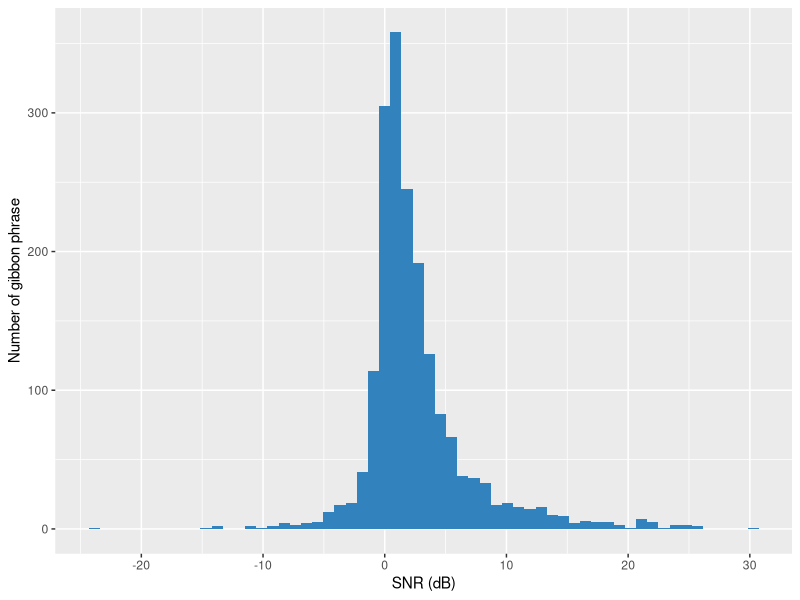
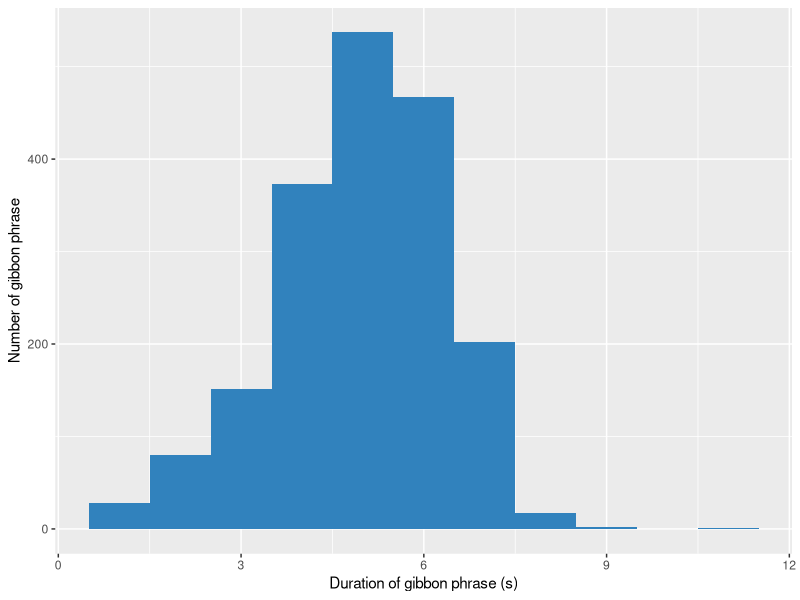
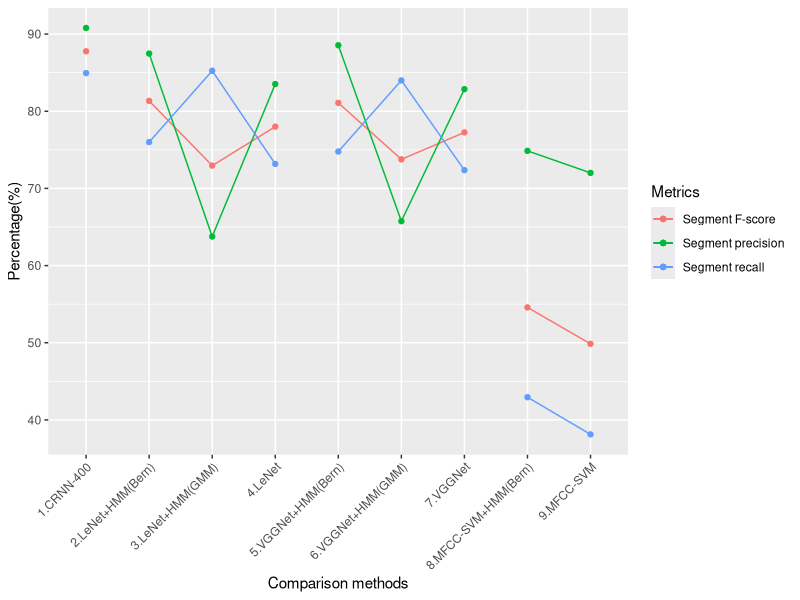
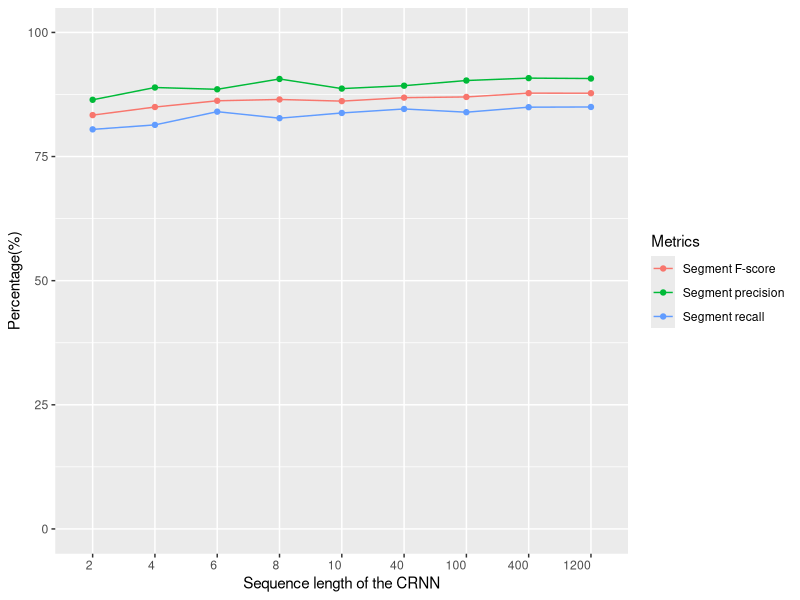
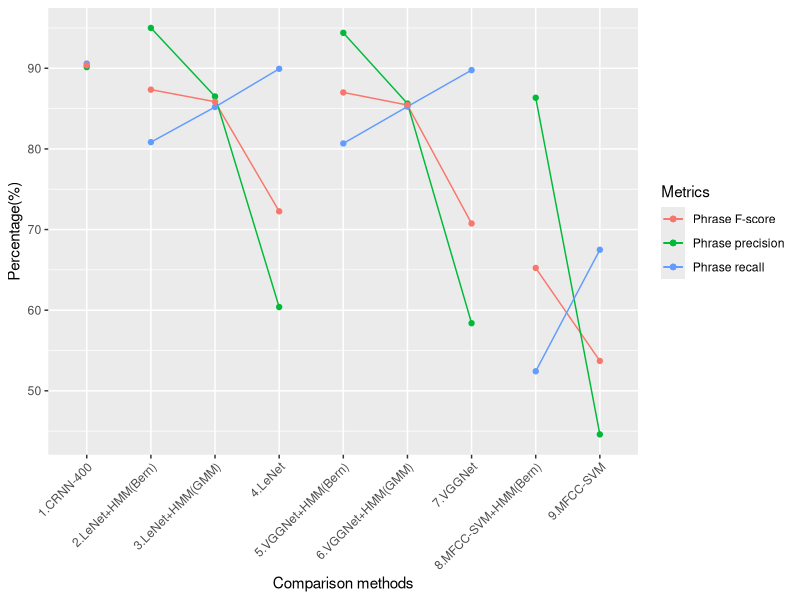
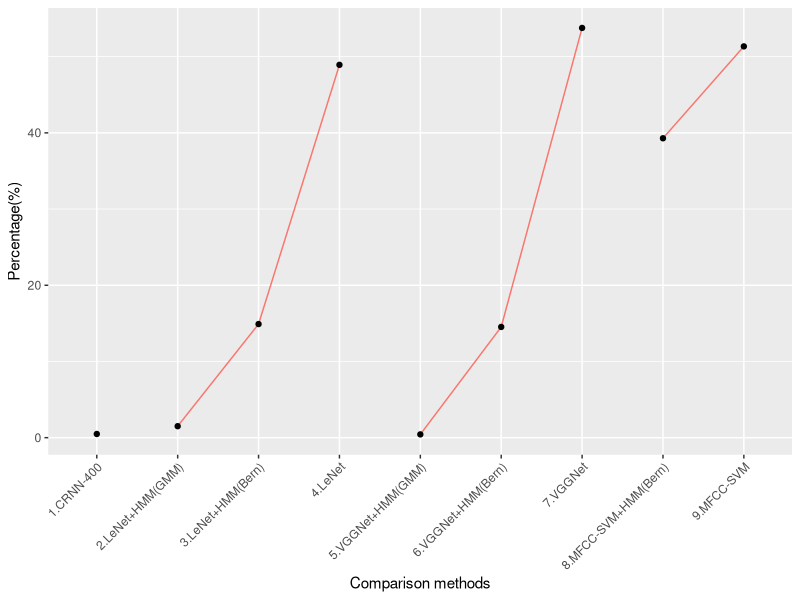
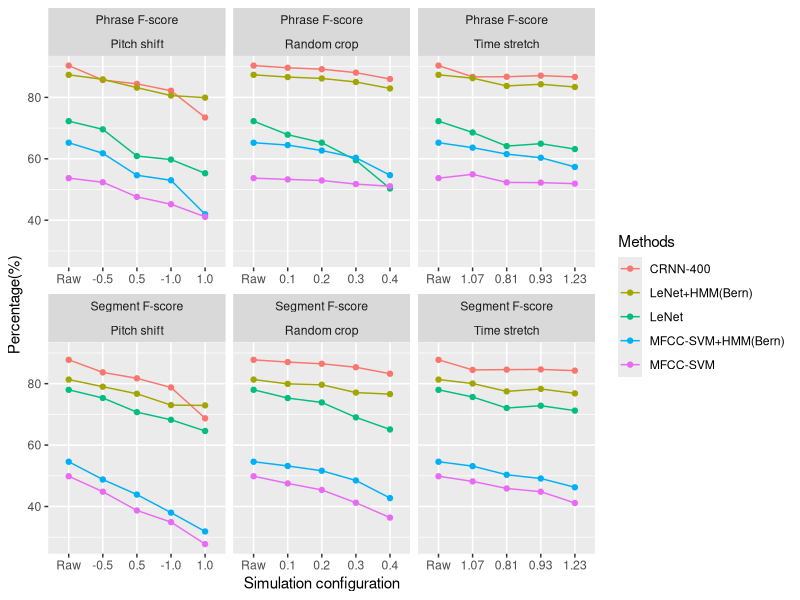
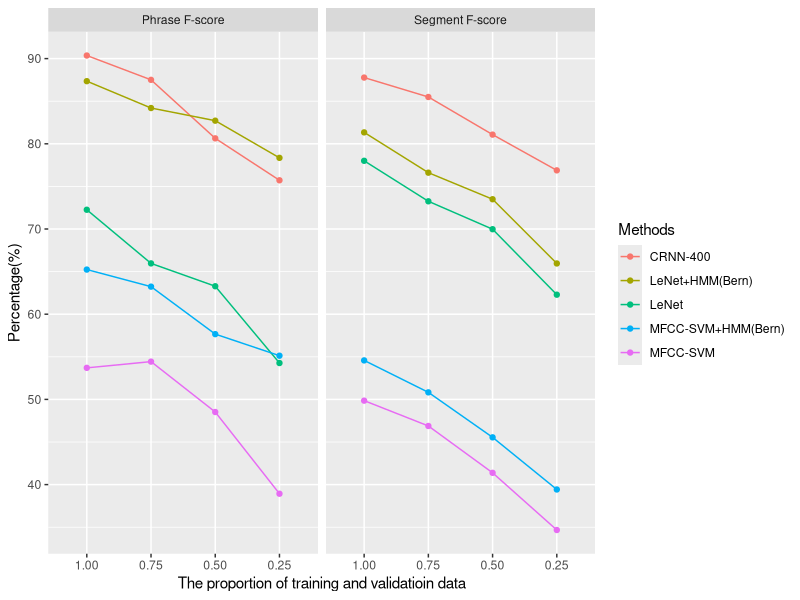

The R script that drew these images, in order:
# install.packages('cowplot')
library(ggplot2)
library(tidyr)
library(dplyr)
library(cowplot)

result_summary = read.csv('../result/result_summary.csv',  na.strings=c("","NA"), stringsAsFactors = F)
summary_col_name = names(result_summary)
summary_col_name[1] = 'method'
summary_col_name[2] = 'metrics'
names(result_summary) = summary_col_name 
# fix typo, have to make string as factor to fix typo
result_summary[result_summary == 'sgement recall'] = 'segment recall'
result_summary[result_summary == 'sgement F-score'] = 'segment F-score'

result_summary_long = gather(result_summary, result_type, value_set, -method, -metrics, na.rm = T)
result_summary = spread(result_summary_long, metrics, value_set)
write.csv(result_summary, '../result/result_summary_reformat.csv', row.names = F)

result_summary_unite = unite(result_summary_long, col = method, method, result_type)
result_summary_segment = subset(result_summary_unite, metrics == 'segment precision' 
                                     | metrics == 'segment recall' 
                                     | metrics == 'segment F-score')
result_summary_segment$value_set = as.numeric(result_summary_segment$value_set) * 100

result_summary_event = subset(result_summary_unite, metrics == 'event precision' 
                              | metrics == 'event recall' 
                              | metrics == 'event F-score')
result_summary_event$value_set = as.numeric(result_summary_event$value_set) * 100

result_summary_encounter = subset(result_summary_unite, metrics == 'encounter error rate')
result_summary_encounter$value_set = as.numeric(result_summary_encounter$value_set) * 100



##########################################################
#draw plot for segment result
pdf(file="results_segment.pdf",h=5,w=7)
#discrete x value need declare the group variable
p1 = ggplot(data = result_summary_segment, mapping = aes(x = method, y = value_set, colour = metrics, group = metrics))
p1 = p1 + geom_point(data = result_summary_segment[result_summary_segment['method'] == 'crnn400_threshold_result',], aes(x = method, y = value_set))

p1 = p1 + geom_line(data = result_summary_segment[result_summary_segment['method'] == 'lenet_hmm_bino_threshold_result'
                                                       | result_summary_segment['method'] == 'lenet_hmm_gmm_result'
                                                       | result_summary_segment['method'] == 'lenet_threshold_result',], aes(x = method, y = value_set))
p1 = p1 + geom_point(data = result_summary_segment[result_summary_segment['method'] == 'lenet_hmm_bino_threshold_result'
                                                        | result_summary_segment['method'] == 'lenet_hmm_gmm_result'
                                                        | result_summary_segment['method'] == 'lenet_threshold_result',], aes(x = method, y = value_set))

p1 = p1 + geom_line(data = result_summary_segment[result_summary_segment['method'] == 'vgg_hmm_bino_threshold_result'
                                                       | result_summary_segment['method'] == 'vgg_hmm_gmm_result'
                                                       | result_summary_segment['method'] == 'vgg_threshold_result',], aes(x = method, y = value_set))
p1 = p1 + geom_point(data = result_summary_segment[result_summary_segment['method'] == 'vgg_hmm_bino_threshold_result'
                                                       | result_summary_segment['method'] == 'vgg_hmm_gmm_result'
                                                       | result_summary_segment['method'] == 'vgg_threshold_result',], aes(x = method, y = value_set))

p1 = p1 + geom_line(data = result_summary_segment[result_summary_segment['method'] == 'svm_hmm_bino_result'
                                                       | result_summary_segment['method'] == 'svm_svm_result',], aes(x = method, y = value_set))
p1 = p1 + geom_point(data = result_summary_segment[result_summary_segment['method'] == 'svm_hmm_bino_result'
                                                        | result_summary_segment['method'] == 'svm_svm_result',], aes(x = method, y = value_set))

p1 = p1 + theme(axis.text.x = element_text(angle = 45, hjust = 1))
p1 = p1 + labs(y = 'Percentage(%)', x = 'Comparison methods')

level_order = c('crnn400_threshold_result',
                'lenet_hmm_bino_threshold_result',
                'lenet_hmm_gmm_result',
                'lenet_threshold_result',
                'vgg_hmm_bino_threshold_result',
                'vgg_hmm_gmm_result',
                'vgg_threshold_result',
                'svm_hmm_bino_result',
                'svm_svm_result')

level_name = c('crnn400_threshold_result' = '1.CRNN-400',
               'lenet_hmm_bino_threshold_result' = '2.LeNet+HMM(Bern)',
               'lenet_hmm_gmm_result' = '3.LeNet+HMM(GMM)',
               'lenet_threshold_result' = '4.LeNet',
               'vgg_hmm_bino_threshold_result' = '5.VGGNet+HMM(Bern)',
               'vgg_hmm_gmm_result' = '6.VGGNet+HMM(GMM)',
               'vgg_threshold_result' = '7.VGGNet',
               'svm_hmm_bino_result' = '8.MFCC-SVM+HMM(Bern)',
               'svm_svm_result' = '9.MFCC-SVM')

p1 = p1 + scale_x_discrete(labels = level_name, limits = level_order)
p1 = p1 + scale_colour_discrete(name = 'Metrics' ,labels = c('Segment F-score', 'Segment precision', 'Segment recall'))
p1
dev.off()



#################################################################
#draw plot for crnn length comparison
pdf(file="crnn_comparison_2.pdf",h=5,w=7)
p2 = ggplot(data = result_summary_segment, mapping = aes(x = method, y = value_set, colour = metrics, group = metrics))
p2 = p2 + geom_point(data = result_summary_segment[result_summary_segment['method'] == 'crnn2_threshold_result'
                                                   |result_summary_segment['method'] == 'crnn4_threshold_result'
                                                   |result_summary_segment['method'] == 'crnn6_threshold_result'
                                                   |result_summary_segment['method'] == 'crnn8_threshold_result'
                                                   |result_summary_segment['method'] == 'crnn10_threshold_result'
                                                   |result_summary_segment['method'] == 'crnn40_threshold_result'
                                                   |result_summary_segment['method'] == 'crnn100_threshold_result'
                                                   |result_summary_segment['method'] == 'crnn400_threshold_result'
                                                   |result_summary_segment['method'] == 'crnn1200_threshold_result',], aes(x = method, y = value_set))
p2 = p2 +  geom_line(data = result_summary_segment[result_summary_segment['method'] == 'crnn2_threshold_result'
                                                 |result_summary_segment['method'] == 'crnn4_threshold_result'
                                                 |result_summary_segment['method'] == 'crnn6_threshold_result'
                                                 |result_summary_segment['method'] == 'crnn8_threshold_result'
                                                 |result_summary_segment['method'] == 'crnn10_threshold_result'
                                                 |result_summary_segment['method'] == 'crnn40_threshold_result'
                                                 |result_summary_segment['method'] == 'crnn100_threshold_result'
                                                 |result_summary_segment['method'] == 'crnn400_threshold_result'
                                                 |result_summary_segment['method'] == 'crnn1200_threshold_result',], aes(x = method, y = value_set))
p2 = p2 + theme(axis.text.x = element_text(angle = 0, hjust = 1))
p2 = p2 + labs(y = 'Percentage(%)', x = 'Sequence length of the CRNN')
level_order = c('crnn2_threshold_result',
                'crnn4_threshold_result',
                'crnn6_threshold_result',
                'crnn8_threshold_result',
                'crnn10_threshold_result',
                'crnn40_threshold_result',
                'crnn100_threshold_result',
                'crnn400_threshold_result',
                'crnn1200_threshold_result')

level_name = c('crnn2_threshold_result' = '2',
                'crnn4_threshold_result' = '4',
                'crnn6_threshold_result' = '6',
                'crnn8_threshold_result' = '8',
                'crnn10_threshold_result' = '10',
                'crnn40_threshold_result' = '40',
                'crnn100_threshold_result' = '100',
                'crnn400_threshold_result'= '400',
                'crnn1200_threshold_result' = '1200')

p2 = p2 + scale_x_discrete(labels = level_name, limits = level_order)
p2 = p2 + scale_colour_discrete(name = 'Metrics' ,labels = c('Segment F-score', 'Segment precision', 'Segment recall'))
p2 = p2 + ylim(0,100)
p2
dev.off()



##########################################################
#draw plot for event result
pdf(file="results_event.pdf",h=5,w=7)
p3 = ggplot(data = result_summary_event, mapping = aes(x = method, y = value_set, colour = metrics, group = metrics))
p3 = p3 + geom_point(data = result_summary_event[result_summary_event['method'] == 'crnn400_threshold_result',], aes(x = method, y = value_set))

p3 = p3 + geom_line(data = result_summary_event[result_summary_event['method'] == 'lenet_hmm_bino_threshold_result'
                                                  | result_summary_event['method'] == 'lenet_hmm_gmm_result'
                                                  | result_summary_event['method'] == 'lenet_threshold_result',], aes(x = method, y = value_set))
p3 = p3 + geom_point(data = result_summary_event[result_summary_event['method'] == 'lenet_hmm_bino_threshold_result'
                                                   | result_summary_event['method'] == 'lenet_hmm_gmm_result'
                                                   | result_summary_event['method'] == 'lenet_threshold_result',], aes(x = method, y = value_set))

p3 = p3 + geom_line(data = result_summary_event[result_summary_event['method'] == 'vgg_hmm_bino_threshold_result'
                                                  | result_summary_event['method'] == 'vgg_hmm_gmm_result'
                                                  | result_summary_event['method'] == 'vgg_threshold_result',], aes(x = method, y = value_set))
p3 = p3 + geom_point(data = result_summary_event[result_summary_event['method'] == 'vgg_hmm_bino_threshold_result'
                                                   | result_summary_event['method'] == 'vgg_hmm_gmm_result'
                                                   | result_summary_event['method'] == 'vgg_threshold_result',], aes(x = method, y = value_set))

p3 = p3 + geom_line(data = result_summary_event[result_summary_event['method'] == 'svm_hmm_bino_result'
                                                  | result_summary_event['method'] == 'svm_svm_result',], aes(x = method, y = value_set))
p3 = p3 + geom_point(data = result_summary_event[result_summary_event['method'] == 'svm_hmm_bino_result'
                                                   | result_summary_event['method'] == 'svm_svm_result',], aes(x = method, y = value_set))

p3 = p3 + theme(axis.text.x = element_text(angle = 45, hjust = 1))
p3 = p3 + labs(y = 'Percentage(%)', x = 'Comparison methods')

level_order = c('crnn400_threshold_result',
                'lenet_hmm_bino_threshold_result',
                'lenet_hmm_gmm_result',
                'lenet_threshold_result',
                'vgg_hmm_bino_threshold_result',
                'vgg_hmm_gmm_result',
                'vgg_threshold_result',
                'svm_hmm_bino_result',
                'svm_svm_result')

level_name = c('crnn400_threshold_result' = '1.CRNN-400',
               'lenet_hmm_bino_threshold_result' = '2.LeNet+HMM(Bern)',
               'lenet_hmm_gmm_result' = '3.LeNet+HMM(GMM)',
               'lenet_threshold_result' = '4.LeNet',
               'vgg_hmm_bino_threshold_result' = '5.VGGNet+HMM(Bern)',
               'vgg_hmm_gmm_result' = '6.VGGNet+HMM(GMM)',
               'vgg_threshold_result' = '7.VGGNet',
               'svm_hmm_bino_result' = '8.MFCC-SVM+HMM(Bern)',
               'svm_svm_result' = '9.MFCC-SVM')

p3 = p3 + scale_x_discrete(labels = level_name, limits = level_order)
p3 = p3 + scale_colour_discrete(name = 'Metrics' ,labels = c('Phrase F-score', 'Phrase precision', 'Phrase recall'))
p3
dev.off()




######################################################################3
#draw encounter rate plot
pdf(file="results_encounter_error.pdf",h=5,w=7)
p4 = ggplot(data = result_summary_encounter, mapping = aes(x = method, y = value_set, group = metrics))
p4 = p4 + geom_point(data = result_summary_encounter[result_summary_encounter['method'] == 'crnn400_threshold_result',], aes(x = method, y = value_set))

p4 = p4 + geom_line(data = result_summary_encounter[result_summary_encounter['method'] == 'lenet_hmm_bino_threshold_result'
                                                | result_summary_encounter['method'] == 'lenet_hmm_gmm_result'
                                                | result_summary_encounter['method'] == 'lenet_threshold_result',], aes(x = method, y = value_set, colour = 'red'))
p4 = p4 + geom_point(data = result_summary_encounter[result_summary_encounter['method'] == 'lenet_hmm_bino_threshold_result'
                                                 | result_summary_encounter['method'] == 'lenet_hmm_gmm_result'
                                                 | result_summary_encounter['method'] == 'lenet_threshold_result',], aes(x = method, y = value_set))

p4 = p4 + geom_line(data = result_summary_encounter[result_summary_encounter['method'] == 'vgg_hmm_bino_threshold_result'
                                                | result_summary_encounter['method'] == 'vgg_hmm_gmm_result'
                                                | result_summary_encounter['method'] == 'vgg_threshold_result',], aes(x = method, y = value_set, colour = 'red'))
p4 = p4 + geom_point(data = result_summary_encounter[result_summary_encounter['method'] == 'vgg_hmm_bino_threshold_result'
                                                 | result_summary_encounter['method'] == 'vgg_hmm_gmm_result'
                                                 | result_summary_encounter['method'] == 'vgg_threshold_result',], aes(x = method, y = value_set))

p4 = p4 + geom_line(data = result_summary_encounter[result_summary_encounter['method'] == 'svm_hmm_bino_result'
                                                | result_summary_encounter['method'] == 'svm_svm_result',], aes(x = method, y = value_set, colour = 'red'))
p4 = p4 + geom_point(data = result_summary_encounter[result_summary_encounter['method'] == 'svm_hmm_bino_result'
                                                 | result_summary_encounter['method'] == 'svm_svm_result',], aes(x = method, y = value_set))

p4 = p4 + theme(axis.text.x = element_text(angle = 45, hjust = 1))
p4 = p4 + labs(y = 'Percentage(%)', x = 'Comparison methods')

level_order = c('crnn400_threshold_result',
                'lenet_hmm_gmm_result',
                'lenet_hmm_bino_threshold_result',
                'lenet_threshold_result',
                'vgg_hmm_gmm_result',
                'vgg_hmm_bino_threshold_result',
                'vgg_threshold_result',
                'svm_hmm_bino_result',
                'svm_svm_result')

level_name = c('crnn400_threshold_result' = '1.CRNN-400',
               'lenet_hmm_gmm_result' = '2.LeNet+HMM(GMM)',
               'lenet_hmm_bino_threshold_result' = '3.LeNet+HMM(Bern)',
               'lenet_threshold_result' = '4.LeNet',
               'vgg_hmm_gmm_result' = '5.VGGNet+HMM(GMM)',
               'vgg_hmm_bino_threshold_result' = '6.VGGNet+HMM(Bern)',
               'vgg_threshold_result' = '7.VGGNet',
               'svm_hmm_bino_result' = '8.MFCC-SVM+HMM(Bern)',
               'svm_svm_result' = '9.MFCC-SVM')

p4 = p4 + scale_x_discrete(labels = level_name, limits = level_order)
p4 = p4 + theme(legend.position = "none")
p4
dev.off()









#########################################################################################################################
#load the data twice to avoid colname change
simulation_summary = read.csv('../result/simulation_summary.csv', na.strings = c("", "NA"), header = F, stringsAsFactors = F)
simulation_name = as.matrix(simulation_summary[1,])
simulation_name[1] = 'method'
simulation_name[2] = 'metrics'
simulation_summary = read.csv('../result/simulation_summary.csv', na.strings = c("", "NA"), stringsAsFactors = F)
names(simulation_summary) = simulation_name
#fix typo 
simulation_summary[simulation_summary == 'sgement recall'] = 'segment recall'
simulation_summary[simulation_summary == 'sgement F-score'] = 'segment F-score'
simulation_summary_long = gather(simulation_summary, simulation_config, value_set, -method, -metrics, na.rm = T)
simulation_summary = spread(simulation_summary_long, metrics, value_set)
write.csv(simulation_summary, '../result/simulation_summray_reformat.csv', row.names = F)


simulation_compare = subset(simulation_summary_long, metrics == 'segment F-score' | metrics == 'event F-score')
simulation_separate = extract(simulation_compare, col="method", into = c("method","simulation"), regex="([[:alpha:]]+)_([a-zA-Z0-9_]+)")
# fix typo
simulation_separate[simulation_separate == 'picth_shift'] = 'pitch_shift'
# regrex split 
simulation_separate = extract(simulation_separate, col="simulation_config", 
                              into = c("simulation_config","result_type"), regex="([a-zA-Z_]+_[0-9_[:punct:]]+)_([a-zA-Z_]+)")
simulation_draw = unite(simulation_separate, col = method, method, result_type)
simulation_draw = subset(simulation_draw, method == 'crnn_threshold_result'
                         | method == 'lenet_threshold_result'
                         | method == 'lenet_hmm_bino_threshold_result'
                         | method == 'svm_svm_result'
                         | method == 'svm_hmm_bino_result')

#add result for origin data
origin_result = subset(result_summary_unite, method == 'crnn400_threshold_result'
                       |method == 'lenet_hmm_bino_threshold_result'
                       |method =='lenet_threshold_result'
                       |method == 'svm_hmm_bino_result'
                       |method == 'svm_svm_result')
origin_result = subset(origin_result, metrics == 'segment F-score'| metrics == 'event F-score')
origin_result[origin_result == 'crnn400_threshold_result'] = 'crnn_threshold_result'
origin_result$simulation_config = 'Raw'
origin_result_crop = origin_result
origin_result_crop$simulation = 'crop'
origin_result_ts = origin_result
origin_result_ts$simulation = 'time_stretch'
origin_result_ps = origin_result
origin_result_ps$simulation = 'pitch_shift'
origin_result =  merge(origin_result_ts, origin_result_crop, all = TRUE)
origin_result = merge(origin_result, origin_result_ps, all = TRUE)
simulation_draw = merge(simulation_draw,origin_result, all = TRUE)

#modify word
simulation_draw$value_set = as.numeric(simulation_draw$value_set) * 100
simulation_draw[simulation_draw == 'segment F-score'] = 'Segment F-score'
simulation_draw[simulation_draw == 'event F-score'] = 'Phrase F-score'
simulation_draw[simulation_draw == 'time_stretch'] = 'Time stretch'
simulation_draw[simulation_draw == 'pitch_shift'] = 'Pitch shift'
simulation_draw[simulation_draw == 'crop'] = 'Random crop'




pdf(file="results_simulation.pdf",h=6,w=8)
p5 = ggplot(data = simulation_draw, mapping = aes(x = reorder(simulation_config, -value_set), y = value_set, colour = method, group = method))
p5 = p5 + geom_line() + geom_point()

p5 = p5 + facet_wrap(~metrics + simulation, nrow = 2, scales = 'free_x')

level_name = c('crop_rate_0.600' = '0.4',
               'crop_rate_0.700' = '0.3',
               'crop_rate_0.800' = '0.2',
               'crop_rate_0.900' = '0.1',
               'shift_step_-1.000' = '-1.0',
               'shift_step_-0.500' = '-0.5',
               'shift_step_0.500' = '0.5',
               'shift_step_1.000' = '1.0',
               'stretch_rate_0.810' = '0.81',
               'stretch_rate_0.930' = '0.93',
               'stretch_rate_1.070' = '1.07',
               'stretch_rate_1.230' = '1.23')

p5 = p5 + scale_x_discrete(labels = level_name)
p5 = p5 + labs(y = 'Percentage(%)', x = 'Simulation configuration')
label_name = c('CRNN-400',
               'LeNet+HMM(Bern)',
               'LeNet',
               'MFCC-SVM+HMM(Bern)',
               'MFCC-SVM')
p5 = p5 + scale_colour_discrete(name = 'Methods' ,labels = label_name)
p5
dev.off()



###################################################################
#add data for proportional training
proportion_data_summary = read.csv('../result/proportion_data_summary.csv', na.strings = c("", "NA"), stringsAsFactors = F)
names(proportion_data_summary)[1] = 'method'
names(proportion_data_summary)[2] = 'metrics'
#fix typo 
proportion_data_summary[proportion_data_summary == 'sgement recall'] = 'segment recall'
proportion_data_summary[proportion_data_summary == 'sgement F-score'] = 'segment F-score'

proportion_long = gather(proportion_data_summary, result_type, value_set, -method, -metrics, na.rm = T) 
proportion_long = extract(proportion_long, col="method", 
                          into = c("method","simulation_config"), regex="([[:alpha:]]+)_([a-zA-Z0-9_]+)")
proportion_long = unite(proportion_long, col = method, method, result_type)
proportion_long$simulation = 'Propotional train'
proportion_long = subset(proportion_long, metrics == 'segment F-score'| metrics == 'event F-score')
proportion_long = subset(proportion_long, method == 'crnn_threshold_result'
                         | method == 'lenet_threshold_result'
                         | method == 'lenet_hmm_bino_threshold_result'
                         | method == 'svm_svm_result'
                         | method == 'svm_hmm_bino_result')

#add result for origin data
origin_result = subset(result_summary_unite, method == 'crnn400_threshold_result'
                       |method == 'lenet_hmm_bino_threshold_result'
                       |method =='lenet_threshold_result'
                       |method == 'svm_hmm_bino_result'
                       |method == 'svm_svm_result')
origin_result = subset(origin_result, metrics == 'segment F-score'| metrics == 'event F-score')
origin_result[origin_result == 'crnn400_threshold_result'] = 'crnn_threshold_result'
origin_result$simulation_config = '1.00'
origin_result$simulation = 'Propotional train'

#add original result
proportion_long = merge(proportion_long, origin_result, all = TRUE)
proportion_long$value_set = as.numeric(proportion_long$value_set) * 100
proportion_long[proportion_long == 'segment F-score'] = 'Segment F-score'
proportion_long[proportion_long == 'event F-score'] = 'Phrase F-score'

pdf(file="results_proportional_train.pdf",h=5,w=7)
p6 = ggplot(data = proportion_long, mapping = aes(x = reorder(simulation_config, -value_set), y = value_set, colour = method, group = method))
p6 = p6 + geom_line() + geom_point()

p6 = p6 + facet_wrap(~metrics, ncol = 2, scales = 'free_x')

level_name = c('proportion_075' = '0.75',
               'proportion_050' = '0.50',
               'proportion_025' = '0.25')

p6 = p6 + scale_x_discrete(labels = level_name)
p6 = p6 + labs(y = 'Percentage(%)', x = 'The proportion of training and validatioin data')
label_name = c('CRNN-400',
               'LeNet+HMM(Bern)',
               'LeNet',
               'MFCC-SVM+HMM(Bern)',
               'MFCC-SVM')
p6 = p6 + scale_colour_discrete(name = 'Methods' ,labels = label_name)
p6
dev.off()




##############################
result_event = read.csv('../result/result_event.csv')
signal_strength_event = read.csv('../result/signal_strength_event.csv')
snr = data.frame(x = signal_strength_event$sig_rms_origin - signal_strength_event$sig_rms_neg) 

result_event = bind_cols(result_event, snr)
result_col_name = c('CRNN-400',
               'LeNet+HMM(Bern)',
               'LeNet+HMM(GMM)',
               'LeNet',
               'MFCC-SVM+HMM(Bern)',
               'MFCC-SVM',
               'SNR')
names(result_event) = result_col_name
result_event = gather(result_event, method,  value_set, -SNR)

pdf(file="detection_vs_snr.pdf",h=5,w=12)
p = ggplot(result_event, aes(SNR, fill = factor(value_set))) 
p = p + geom_histogram(bins = 50, mapping = aes(fill =  factor(value_set)), position = 'fill', na.rm = TRUE )
p = p + facet_wrap(~method, nrow = 1, scales = 'free_x')
p = p + labs(y = 'Proportion', x = 'SNR')
p = p + scale_fill_discrete(name = 'Label phrase states' , labels = c('Undetected', 'Detected'))
p
dev.off()


################################
signal_strength_event = read.csv('../result/signal_strength_event.csv')
snr = data.frame(x = signal_strength_event$sig_rms_origin - signal_strength_event$sig_rms_neg) 
duration = read.csv('../../label_process/label_analysis_result/gibbon_call_duration.csv', header = F)

p1 = ggplot(snr, aes(x)) 
p1 = p1 + geom_histogram(bins = 60, fill = '#3182bd')
p1 = p1 + labs(y = 'Number of gibbon phrase', x = 'SNR (dB)')
p1

p2 = ggplot(duration, aes(V1))
p2 = p2 + geom_histogram(binwidth = 1, fill = '#3182bd')
p2 = p2 + labs(y = 'Number of gibbon phrase', x = 'Duration of gibbon phrase (s)')
p2

p3 = plot_grid(p2, p1, labels = c("A", "B"), rel_widths = c(2, 3), align = 'h')
save_plot("data_description.pdf", p3)






##########################################





